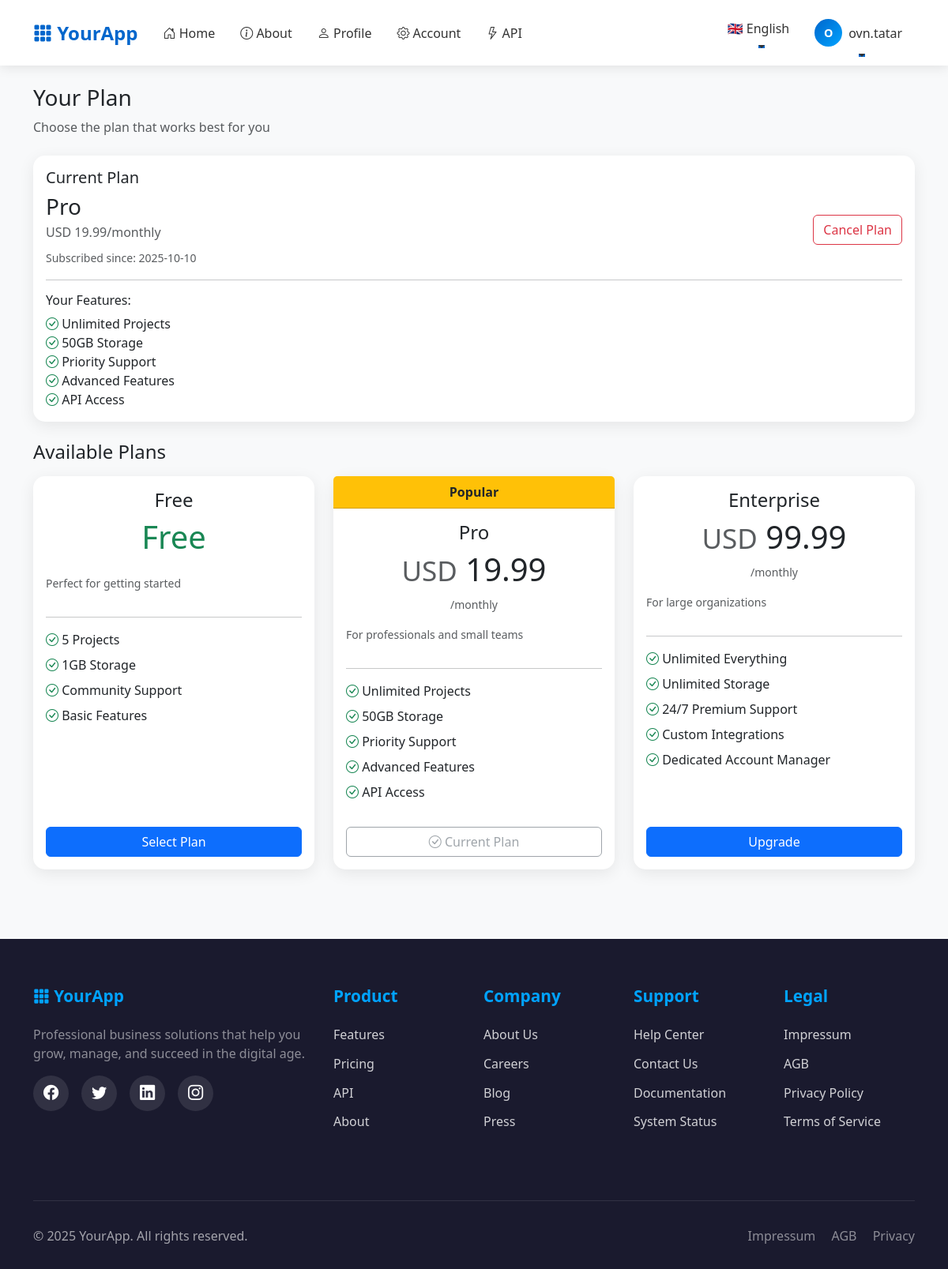
Page /account/plan (signed in) on the committed database.
### app/models/user.py (models this page shows, shortened)
class User(UserMixin, db.Model):
    id = db.Column(db.Integer, primary_key=True)
    email = db.Column(db.String(255), unique=True, nullable=False, index=True)
    language = db.Column(db.String(5), default='en')
    role = db.Column(db.String(20), nullable=False, default='user', index=True)
    password_hash = db.Column(db.String(255), nullable=False)
    created_at = db.Column(db.DateTime, default=datetime.utcnow, nullable=False)
    confirmed_at = db.Column(db.DateTime, nullable=True)
    is_active = db.Column(db.Boolean, default=True, nullable=False, index=True)
    plan_id = db.Column(db.Integer, db.ForeignKey('plan.id'), nullable=True)
    plan = db.relationship('Plan', back_populates='users')
    plan_subscribed_at = db.Column(db.DateTime, nullable=True)
    billing = db.relationship("BillingProfile", uselist=False, back_populates="user", cascade="all, delete-orphan")
    api_keys = db.relationship("APIKey", back_populates="user", cascade="all, delete-orphan", lazy='dynamic')
    @property
    def is_authenticated(self):
        return True

### app/models/plan.py (models this page shows, shortened)
class Plan(db.Model):
    id = db.Column(db.Integer, primary_key=True)
    name = db.Column(db.String(100), nullable=False, unique=True)
    description = db.Column(db.Text, nullable=True)
    option1 = db.Column(db.String(255), nullable=True)  # e.g., "10 Projects"
    option2 = db.Column(db.String(255), nullable=True)  # e.g., "Unlimited Storage"
    option3 = db.Column(db.String(255), nullable=True)  # Additional feature
    option4 = db.Column(db.String(255), nullable=True)  # Additional feature
    option5 = db.Column(db.String(255), nullable=True)  # Additional feature
    price = db.Column(db.Numeric(10, 2), nullable=False, default=0.00)
    currency = db.Column(db.String(3), nullable=False, default='USD')
    billing_period = db.Column(db.String(20), nullable=False, default='monthly')  # monthly, yearly, lifetime
    stripe_price_id = db.Column(db.String(255), nullable=True)  # Stripe Price ID
    stripe_product_id = db.Column(db.String(255), nullable=True)  # Stripe Product ID
    is_active = db.Column(db.Boolean, default=True, nullable=False)
    is_featured = db.Column(db.Boolean, default=False, nullable=False)
    sort_order = db.Column(db.Integer, default=0)  # For display ordering
    created_at = db.Column(db.DateTime, default=datetime.utcnow, nullable=False)
    updated_at = db.Column(db.DateTime, default=datetime.utcnow, onupdate=datetime.utcnow)
    users = db.relationship('User', back_populates='plan', lazy='dynamic')
    @property
    def formatted_price(self):
        if self.price == 0:
            return 'Free'
        return f'{self.currency} {self.price:.2f}/{self.billing_period}'
    @property
    def features_list(self):
        features = []
        for i in range(1, 6):
            option = getattr(self, f'option{i}', None)
            if option:
                features.append(option)
        return features

### app/blueprints/account/routes.py (the view)
@bp.route('/plan')
@login_required
def view_plan():
    current_plan = current_user.plan
    available_plans = Plan.query.filter_by(is_active=True).order_by(Plan.sort_order.asc()).all()
    return render_template('account/plan.html',
                         current_plan=current_plan,
                         available_plans=available_plans)

### app/templates/account/plan.html (shortened to what this page needs)
{% extends "base.html" %}
{% block content %}
<div class="mb-4">
  <h1 class="h3">{{ _('Your Plan') }}</h1>
  <p class="text-muted">{{ _('Choose the plan that works best for you') }}</p>
</div>
<div class="card mb-4 border-primary">
  <div class="card-body">
    <h5 class="card-title">{{ _('Current Plan') }}</h5>
    {% if current_plan %}
      <div class="d-flex justify-content-between align-items-center">
        <div>
          <h3 class="mb-1">{{ current_plan.name }}</h3>
          <p class="text-muted mb-2">{{ current_plan.formatted_price }}</p>
          {% if current_user.plan_subscribed_at %}
            <small class="text-muted">{{ _('Subscribed since') }}: {{ current_user.plan_subscribed_at.strftime('%Y-%m-%d') }}</small>
          {% endif %}
        </div>
        <div>
          {% if current_plan.price > 0 %}
            <form method="POST" action="{{ url_for('account.cancel_plan') }}" style="display: inline;">
              <button type="submit" class="btn btn-outline-danger"
                      onclick="return confirm('{{ _('Cancel your subscription?') }}')">
                {{ _('Cancel Plan') }}
              </button>
            </form>
          {% endif %}
        </div>
      </div>
      {% if current_plan.features_list %}
        <hr>
        <h6 class="mb-2">{{ _('Your Features') }}:</h6>
        <ul class="list-unstyled mb-0">
          {% for feature in current_plan.features_list %}
            <li><i class="bi bi-check-circle text-success"></i> {{ feature }}</li>
          {% endfor %}
        </ul>
      {% endif %}
    {% else %}
      <div class="text-center py-3">
        <h4>{{ _('Free Plan') }}</h4>
        <p class="text-muted">{{ _('You are currently on the free plan') }}</p>
        <small class="text-muted">{{ _('Upgrade to unlock more features') }}</small>
      </div>
    {% endif %}
  </div>
</div>
<h4 class="mb-3">{{ _('Available Plans') }}</h4>
<div class="row g-4">
  {% for plan in available_plans %}
  <div class="col-md-6 col-lg-4">
    <div class="card h-100 {% if plan.is_featured %}border-warning{% endif %} {% if current_plan and current_plan.id == plan.id %}border-primary{% endif %}">
      {% if plan.is_featured %}
      <div class="card-header bg-warning text-dark text-center">
        <strong>{{ _('Popular') }}</strong>
      </div>
      {% endif %}
      <div class="card-body d-flex flex-column">
        <div class="text-center mb-3">
          <h4 class="card-title">{{ plan.name }}</h4>
          <div class="display-6 mb-2">
            {% if plan.price == 0 %}
              <span class="text-success">{{ _('Free') }}</span>
            {% else %}
              <small class="text-muted">{{ plan.currency }}</small> {{ plan.price }}
            {% endif %}
          </div>
          {% if plan.price > 0 %}
            <small class="text-muted">/{{ plan.billing_period }}</small>
          {% endif %}
        </div>
        {% if plan.description %}
          <p class="text-muted small">{{ plan.description }}</p>
        {% endif %}
        {% if plan.features_list %}
          <hr>
          <ul class="list-unstyled mb-4">
            {% for feature in plan.features_list %}
              <li class="mb-2">
                <i class="bi bi-check-circle text-success"></i> {{ feature }}
              </li>
            {% endfor %}
          </ul>
        {% endif %}
        <div class="mt-auto">
          {% if current_plan and current_plan.id == plan.id %}
            <button class="btn btn-outline-secondary w-100" disabled>
              <i class="bi bi-check-circle"></i> {{ _('Current Plan') }}
            </button>
          {% else %}
            <form method="POST" action="{{ url_for('account.select_plan', plan_id=plan.id) }}">
              <button type="submit" class="btn {% if plan.is_featured %}btn-warning{% else %}btn-primary{% endif %} w-100"
                      {% if plan.price > 0 %}onclick="return confirm('{{ _('Upgrade to') }} {{ plan.name }}?')"{% endif %}>
                {% if plan.price == 0 %}
                  {{ _('Select Plan') }}
                {% elif not current_plan or plan.price > current_plan.price %}
                  {{ _('Upgrade') }}
                {% else %}
                  {{ _('Downgrade') }}
                {% endif %}
              </button>
            </form>
          {% endif %}
        </div>
      </div>
    </div>
  </div>
  {% endfor %}
</div>
<link rel="stylesheet" href="https://cdn.jsdelivr.net/npm/bootstrap-icons@1.10.0/font/bootstrap-icons.css">
{% endblock %}

### app/templates/base.html (shortened to what this page needs)
<!doctype html>
<html lang="en">
<head>
    <link href="https://cdn.jsdelivr.net/npm/bootstrap@5.3.3/dist/css/bootstrap.min.css" rel="stylesheet">
    <link rel="stylesheet" href="https://cdn.jsdelivr.net/npm/bootstrap-icons@1.11.0/font/bootstrap-icons.css">
    <link href="{{ url_for('static', filename='css/app.css') }}" rel="stylesheet">
</head>
<body>
    <nav class="navbar navbar-expand-lg navbar-light sticky-top">
        <div class="container">
            <a class="navbar-brand" href="{{ url_for('main.index') }}">
                <i class="bi bi-grid-3x3-gap-fill"></i> YourApp
            </a>
            <div class="collapse navbar-collapse" id="navbarNav">
                <ul class="navbar-nav me-auto">
                    <li class="nav-item">
                        <a class="nav-link" href="{{ url_for('main.index') }}">
                            <i class="bi bi-house-door"></i> {{ _('Home') }}
                        </a>
                    </li>
                    <li class="nav-item">
                        <a class="nav-link" href="{{ url_for('main.about') }}">
                            <i class="bi bi-info-circle"></i> {{ _('About') }}
                        </a>
                    </li>
                    {% if current_user.is_authenticated %}
                    <li class="nav-item">
                        <a class="nav-link" href="{{ url_for('main.profile') }}">
                            <i class="bi bi-person"></i> {{ _('Profile') }}
                        </a>
                    </li>
                    <li class="nav-item">
                        <a class="nav-link" href="{{ url_for('account.overview') }}">
                            <i class="bi bi-gear"></i> {{ _('Account') }}
                        </a>
                    </li>
                    {% endif %}
                    <li class="nav-item">
                        <a class="nav-link" href="/api/v1/ping">
                            <i class="bi bi-lightning"></i> API
                        </a>
                    </li>
                </ul>
                <ul class="navbar-nav">
                    {% if current_user.is_authenticated %}
                        <li class="nav-item dropdown language-dropdown">
                            <a class="nav-link dropdown-toggle" href="#" id="languageDropdown" role="button"
                               data-bs-toggle="dropdown" aria-expanded="false">
                                {% if current_user.language == 'de' %}
                                    🇩🇪 Deutsch
                                {% else %}
                                    🇬🇧 English
                                {% endif %}
                            </a>
                        </li>
                        <li class="nav-item dropdown">
                            <a class="nav-link dropdown-toggle d-flex align-items-center" href="#" id="userDropdown"
                               role="button" data-bs-toggle="dropdown" aria-expanded="false">
                                <div class="user-avatar me-2">
                                    {{ current_user.email[0]|upper }}
                                </div>
                                <span class="d-none d-lg-inline">{{ current_user.email.split('@')[0] }}</span>
                            </a>
                        </li>
                    {% endif %}
                </ul>
            </div>
        </div>
    </nav>
    <main class="py-4">
        <div class="container">
            {% block content %}{% endblock %}
        </div>
    </main>
    <footer class="footer">
        <div class="container">
            <div class="row">
                <div class="col-lg-4 mb-4">
                    <h3 class="footer-title">
                        <i class="bi bi-grid-3x3-gap-fill"></i> YourApp
                    </h3>
                    <p class="text-white-50">Professional business solutions that help you grow, manage, and succeed in the digital age.</p>
                    <div class="social-links">
                        <a href="#" aria-label="Facebook"><i class="bi bi-facebook"></i></a>
                        <a href="#" aria-label="Twitter"><i class="bi bi-twitter"></i></a>
                        <a href="#" aria-label="LinkedIn"><i class="bi bi-linkedin"></i></a>
                        <a href="#" aria-label="Instagram"><i class="bi bi-instagram"></i></a>
                    </div>
                </div>
                <div class="col-lg-2 col-md-6 mb-4">
                    <h4 class="footer-title">Product</h4>
                    <ul class="footer-links">
                        <li><a href="{{ url_for('main.index') }}#features">Features</a></li>
                        <li><a href="{{ url_for('account.view_plan') }}">Pricing</a></li>
                        <li><a href="/api/v1/ping">API</a></li>
                        <li><a href="{{ url_for('main.about') }}">About</a></li>
                    </ul>
                </div>
                <div class="col-lg-2 col-md-6 mb-4">
                    <h4 class="footer-title">Company</h4>
                    <ul class="footer-links">
                        <li><a href="{{ url_for('main.about') }}">About Us</a></li>
                        <li><a href="/careers">Careers</a></li>
                        <li><a href="/blog">Blog</a></li>
                        <li><a href="/press">Press</a></li>
                    </ul>
                </div>
                <div class="col-lg-2 col-md-6 mb-4">
                    <h4 class="footer-title">Support</h4>
                    <ul class="footer-links">
                        <li><a href="/help">Help Center</a></li>
                        <li><a href="/contact">Contact Us</a></li>
                        <li><a href="/docs">Documentation</a></li>
                        <li><a href="/status">System Status</a></li>
                    </ul>
                </div>
                <div class="col-lg-2 col-md-6 mb-4">
                    <h4 class="footer-title">Legal</h4>
                    <ul class="footer-links">
                        <li><a href="/impressum">Impressum</a></li>
                        <li><a href="/agb">AGB</a></li>
                        <li><a href="/privacy">Privacy Policy</a></li>
                        <li><a href="/terms">Terms of Service</a></li>
                    </ul>
                </div>
            </div>
            <div class="footer-bottom">
                <div class="row">
                    <div class="col-md-6 text-center text-md-start mb-3 mb-md-0">
                        <p class="mb-0">&copy; 2025 YourApp. All rights reserved.</p>
                    </div>
                    <div class="col-md-6 text-center text-md-end">
                        <p class="mb-0">
                            <a href="/impressum" class="text-white-50 text-decoration-none me-3">Impressum</a>
                            <a href="/agb" class="text-white-50 text-decoration-none me-3">AGB</a>
                            <a href="/privacy" class="text-white-50 text-decoration-none">Privacy</a>
                        </p>
                    </div>
                </div>
            </div>
        </div>
    </footer>
</body>
</html>

### rows in the picture
User: email "O", email "ovn.tatar", plan_subscribed_at "2025-10-10"
Plan: name "Pro", formatted_price "USD 19.99/monthly", option1 "Unlimited Projects", option2 "50GB Storage", option3 "Priority Support", option4 "Advanced Features", option5 "API Access", currency "USD", price "19.99", billing_period "monthly", description "For professionals and small teams"
Plan: name "Free", description "Perfect for getting started", option1 "5 Projects", option2 "1GB Storage", option3 "Community Support", option4 "Basic Features"
Plan: name "Enterprise", currency "USD", price "99.99", billing_period "monthly", description "For large organizations", option1 "Unlimited Everything", option2 "Unlimited Storage", option3 "24/7 Premium Support", option4 "Custom Integrations", option5 "Dedicated Account Manager"
